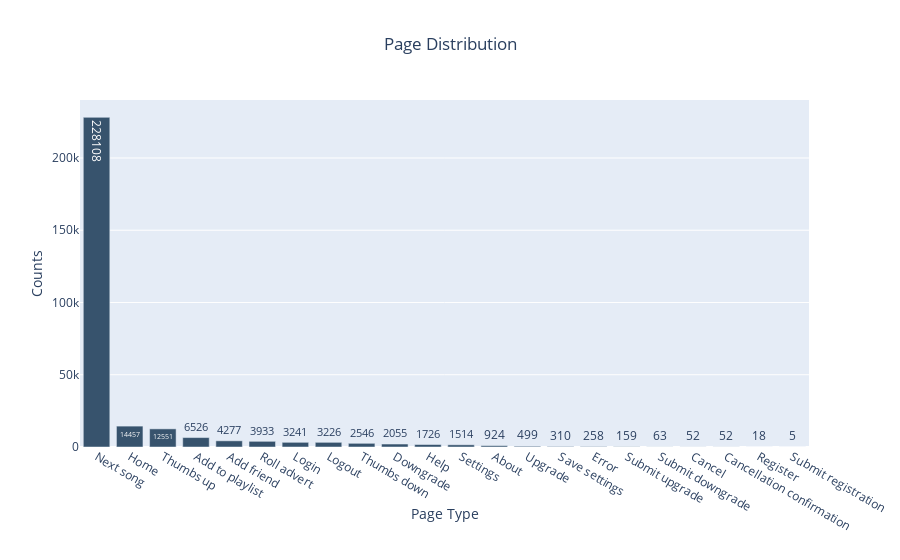

The notebook cell saved with this chart:
### Markdown cell above
## Figure 4

### Code cell
counts_plot(df, 'page',  x_axis='Page Type', y_axis='Counts', title='Page Distribution')

### Figure 1 — Plotly figure (JSON) as saved in the notebook; plotly's stock layout.template omitted (floating-point values rounded to 4 significant figures)
{"data": [{"hoverinfo": "text", "hovertext": ["Total counts of `Next song` is 228108", "Total counts of `Home` is 14457", "Total counts of `Thumbs up` is 12551", "Total counts of `Add to playlist` is 6526", "Total counts of `Add friend` is 4277", "Total counts of `Roll advert` is 3933", "Total counts of `Login` is 3241", "Total counts of `Logout` is 3226", "Total counts of `Thumbs down` is 2546", "Total counts of `Downgrade` is 2055", "Total counts of `Help` is 1726", "Total counts of `Settings` is 1514", "Total counts of `About` is 924", "Total counts of `Upgrade` is 499", "Total counts of `Save settings` is 310", "Total counts of `Error` is 258", "Total counts of `Submit upgrade` is 159", "Total counts of `Submit downgrade` is 63", "Total counts of `Cancel` is 52", "Total counts of `Cancellation confirmation` is 52", "Total counts of `Register` is 18", "Total counts of `Submit registration` is 5"], "marker": {"color": "rgb(55, 83, 109)"}, "text": ["228108", "14457", "12551", "6526", "4277", "3933", "3241", "3226", "2546", "2055", "1726", "1514", "924", "499", "310", "258", "159", "63", "52", "52", "18", "5"], "textposition": "auto", "type": "bar", "x": ["Next song", "Home", "Thumbs up", "Add to playlist", "Add friend", "Roll advert", "Login", "Logout", "Thumbs down", "Downgrade", "Help", "Settings", "About", "Upgrade", "Save settings", "Error", "Submit upgrade", "Submit downgrade", "Cancel", "Cancellation confirmation", "Register", "Submit registration"], "y": [228108, 14457, 12551, 6526, 4277, 3933, 3241, 3226, 2546, 2055, 1726, 1514, 924, 499, 310, 258, 159, 63, 52, 52, 18, 5]}], "layout": {"title": {"text": "Page Distribution", "x": 0.5}, "xaxis": {"title": {"text": "Page Type"}}, "yaxis": {"title": {"text": "Counts"}}}}
